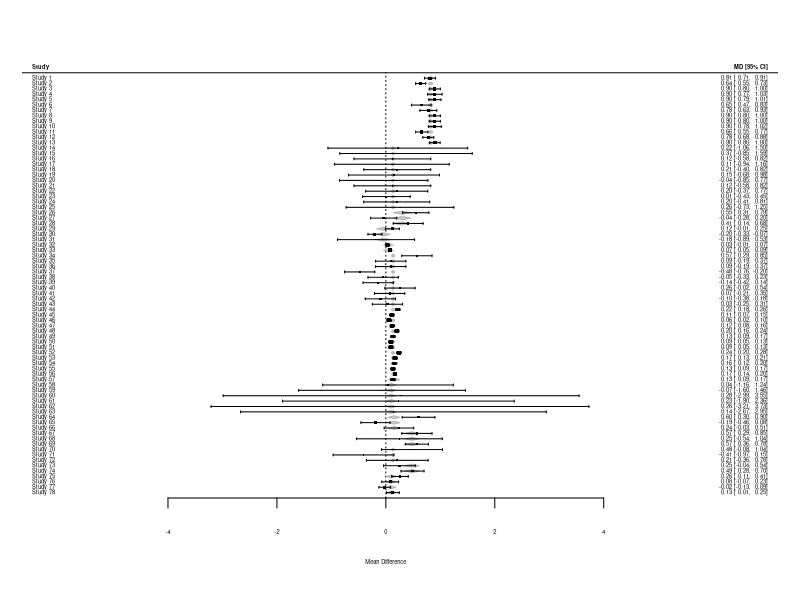
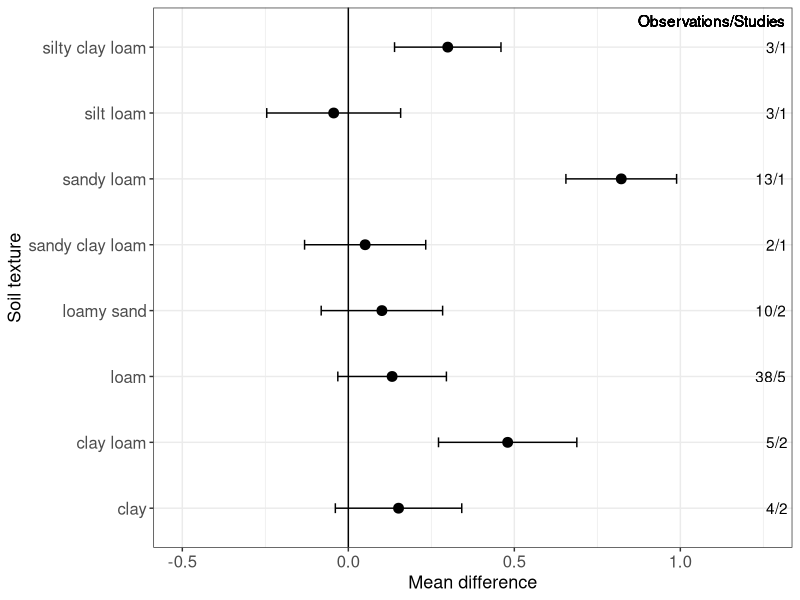
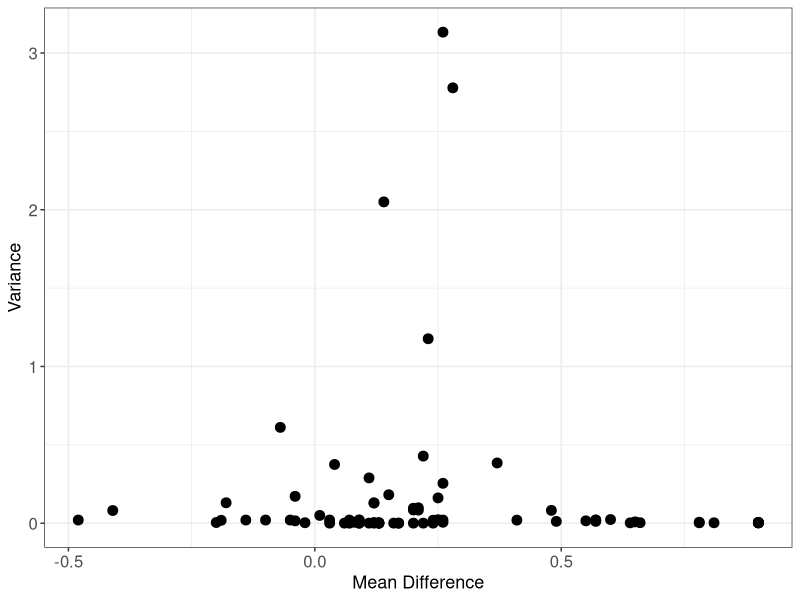

The R script that drew these images, in order:
## ---- chunk 1
library('metafor')
library('tidyverse')
library('dplyr')
library('ggplot2')
## ---- chunk 2
meta.data <- read.csv("N2O ratio database 2021-09-22.csv", header=TRUE, sep=",")

# clean up dataframe and select relevant columns
meta.data <- meta.data %>% 
  mutate(CN.total = as.numeric(C.N.total), CN.added = as.numeric(C.N.added),
         Soil.texture = as.factor(Soil.texture)) %>% 
  select(1:28)

# make dataframe of samples that have treatment and control
meta.data.wcont.wsd <- meta.data %>%
  filter(!is.na(N2O.ratio_cont), SD_cont > 0, SD_trt > 0)

# Use escalc function to setup meta using mean difference "MD" --> calculates yi and vi
dat <- escalc(measure = "MD", m1i = N2O.ratio_trt, m2i = N2O.ratio_cont,
              sd1i = SD_trt, sd2i = SD_cont, n1i = n, n2i = n,
              data = meta.data.wcont.wsd, append = TRUE)
## ---- chunk 3
mixmod.0 <- rma(yi, vi, data = dat, method="DL")
mixmod.0
# forest(mixmod.0)
# confint(mixmod.0)
## ---- chunk 4
mixmod.text.pH <- update(mixmod.0, mods = ~ Soil.texture + Soil.pH)
mixmod.text.pH

mixmod.pH.text <- update(mixmod.0, mods = ~ Soil.pH + Soil.texture)
mixmod.pH.text
## ---- chunk 5
mixmod.pH <- update(mixmod.0, mods = ~ Soil.pH)
mixmod.pH


mixmod.text <- update(mixmod.0, mods = ~ Soil.texture)
mixmod.text

anova(mixmod.text,mixmod.0)
## ---- chunk 6
mixmod.text2 <- update(mixmod.0, mods = ~ Soil.texture, data = dat[!is.na(dat$Soil.pH),])
mixmod.text2
anova(mixmod.text)

mixmod.02 <- update(mixmod.0, data = dat[!is.na(dat$Soil.pH),])

anova(mixmod.text2,mixmod.02)
anova(mixmod.pH,mixmod.02)
## ---- chunk 7
anova(mixmod.text.pH, mixmod.text2)
anova(mixmod.text.pH, mixmod.pH)
## ---- chunk 8
mixmod.1 <- update(mixmod.0, mods = ~ Soil.texture + Soil.pH + C.added)
mixmod.2 <- update(mixmod.0, mods = ~ Soil.texture + Soil.pH + N.added)
mixmod.3 <- update(mixmod.0, mods = ~ Soil.texture + Soil.pH + C.added + N.added)
mixmod.4 <- update(mixmod.0, mods = ~ Soil.texture + Soil.pH + C.N.added)
mixmod.5 <- update(mixmod.0, mods = ~ Soil.texture + Soil.pH + C.added + C.N.added)
mixmod.6 <- update(mixmod.0, mods = ~ Soil.texture + Soil.pH + C.added + N.added + C.N.added)
mixmod.7 <- update(mixmod.0, mods = ~ Soil.texture + Soil.pH + N.added + C.N.added)
## ---- chunk 9
mixmod.1
#anova(mixmod.1)
mixmod.2
#anova(mixmod.2)
## ---- chunk 10
mixmod.1t <- update(mixmod.0, mods = ~ Soil.texture + Soil.pH + Total.C)
mixmod.2t <- update(mixmod.0, mods = ~ Soil.texture + Soil.pH + Total.N)
mixmod.3t <- update(mixmod.0, mods = ~ Soil.texture + Soil.pH + C.N.total)
## ---- chunk 11
# Addition of C
anova(mixmod.1, mixmod.text.pH)

# Addition of N
anova(mixmod.2, mixmod.text.pH)

# Addition of CN
anova(mixmod.4, mixmod.text.pH)

# Addition of total C
anova(mixmod.1t, mixmod.text.pH)

# Addition of total N
anova(mixmod.2t, mixmod.text.pH)

# Addition of total CN
anova(mixmod.3t, mixmod.text.pH)
## ---- chunk 12
mixmod.8 <- update(mixmod.0, mods = ~ Soil.texture + Soil.pH + C.added + Total.C)
mixmod.9 <- update(mixmod.0, mods = ~ Soil.texture + Soil.pH + C.added + Total.N)
mixmod.10 <- update(mixmod.0, mods = ~ Soil.texture + Soil.pH + C.added + C.N.total)
mixmod.11 <- update(mixmod.0, mods = ~ Soil.texture + Soil.pH + N.added + Total.C)
mixmod.12 <- update(mixmod.0, mods = ~ Soil.texture + Soil.pH + N.added + Total.N)
mixmod.13 <- update(mixmod.0, mods = ~ Soil.texture + Soil.pH + N.added + C.N.total)
## ---- chunk 13
# Set mixmod.text.Ph + C as reduced model, add N
anova(mixmod.3, mixmod.1)

# Set mixmod.text.Ph + C as reduced model, add CN
anova(mixmod.5, mixmod.1)

# Set mixmod.text.Ph + C as reduced model, add total C
anova(mixmod.8, mixmod.1)

# Set mixmod.text.Ph + C as reduced model, add total N
anova(mixmod.9, mixmod.1)

# Set mixmod.text.Ph + C as reduced model, add total CN
anova(mixmod.10, mixmod.1)


# Set mixmod.text.Ph + N as reduced model, add C
anova(mixmod.3, mixmod.2)

# Set mixmod.text.Ph + N as reduced model, add CN
anova(mixmod.7, mixmod.2)

# Set mixmod.text.Ph + N as reduced model, add total C
anova(mixmod.11, mixmod.2)

# Set mixmod.text.Ph + N as reduced model, add total N
anova(mixmod.12, mixmod.2)

# Set mixmod.text.Ph + N as reduced model, add total CN
anova(mixmod.13, mixmod.2)

## ---- chunk 14
forest(mixmod.text)
## ---- chunk 15
mixmod.text

# getting estimates from mixmod.text
tmp <- with(mixmod.text, data.frame(term = rownames(beta), beta = as.vector(beta), ci.lb, ci.ub, se, zval, pval))


# Fixing names (intercept is silty clay loam)
tmp <- tmp %>% 
  mutate(
    term = gsub("Soil.texture", "", term),           
    term = ifelse(term == 'intrcpt', "silty clay loam", term)
  )

# Computing MD and CI
tmp <- tmp %>% 
  mutate(
    int = beta[1],                                   #
    MD = ifelse(term == "silty clay loam", int, beta+int),      #
    CI_LL = MD - 1.96 * se,
    CI_UL = MD + 1.96 * se,
    labs = c("3/1", '4/2', '5/2', '38/5', '10/2', '2/1', '13/1', '3/1')
  )

# getting sample numbers by soil texture
dat %>% 
 group_by(Soil.texture) %>%
 summarise(no_rows = length(Soil.texture))

# Plotting
ggplot(tmp, aes(x = term, y = MD, ymin = CI_LL, ymax = CI_UL)) +
  geom_point(size=3) +
  geom_errorbar(width = 0.15) +
  geom_hline(yintercept = 0) +
  ylim(-1,1) +
  geom_text(aes(y = Inf, label = labs), hjust = 1.2, color = "black") +
  geom_text(x = 8.4, y = Inf, label = "Observations/Studies", hjust = 1.05) +
  coord_flip() +
  ylim(-0.5,1.25) +
  labs(x = "Soil texture", y = "Mean difference") +
  theme_bw() +
  theme(axis.title=element_text(size=13), axis.text=element_text(size=12))

#write.csv(tmp, "tmp.csv")
#write.csv(dat, "dat.csv")

# Bias assessment
ggplot(dat, aes(x = yi, y = vi)) +
  geom_point(size=3) +
  labs(x = "Mean Difference", y = "Variance") +
  theme_bw() +
  theme(axis.title=element_text(size=13), axis.text=element_text(size=12))
cor.test(dat$yi, dat$vi, method="spearman") 
## ---- chunk 16
meta.data <- read.csv("N2O ratio database 2021-09-22.csv", header=TRUE, sep=",")

# clean up dataframe and select relevant columns
meta.data <- meta.data %>% 
  mutate(CN.total = as.numeric(C.N.total), CN.added = as.numeric(C.N.added),
         Soil.texture = as.factor(Soil.texture)) %>% 
  select(1:28)

# rename first column
colnames(meta.data)[1] <- "author_year"

# make dataframe of samples that have treatment and control
meta.data.wcont.wsd <- meta.data %>%
  filter(!is.na(N2O.ratio_cont), SD_cont > 0, SD_trt > 0)

# Use escalc function to setup meta using mean difference "MD" --> calculates yi and vi
dat <- escalc(measure = "MD", m1i = N2O.ratio_trt, m2i = N2O.ratio_cont,
              sd1i = SD_trt, sd2i = SD_cont, n1i = n, n2i = n,
              data = meta.data.wcont.wsd, append = TRUE)

# getting sample numbers by study
dat %>% 
 group_by(author_year) %>%
 summarise(no_rows = length(author_year))
meta.data %>% 
 group_by(author_year) %>%
 summarise(no_rows = length(author_year))

# getting sample numbers by location
dat %>% 
 group_by(Location) %>%
 summarise(no_rows = length(Location))
meta.data %>% 
 group_by(Location) %>%
 summarise(no_rows = length(Location))

# getting sample numbers by substrate source
dat %>% 
 group_by(Substrate.source) %>%
 summarise(no_rows = length(Substrate.source))
meta.data %>% 
 group_by(Substrate.source) %>%
 summarise(no_rows = length(Substrate.source))

# getting sample numbers by soil texture
dat %>% 
 group_by(Soil.texture) %>%
 summarise(no_rows = length(Soil.texture))
meta.data %>% 
 group_by(Soil.texture) %>%
 summarise(no_rows = length(Soil.texture))

# getting sample numbers by added C type
dat %>% 
 group_by(Added.C.type) %>%
 summarise(no_rows = length(Added.C.type))
meta.data %>% 
 group_by(Added.C.type) %>%
 summarise(no_rows = length(Added.C.type))

# getting sample numbers by added N type
dat %>% 
 group_by(Added.N.type) %>%
 summarise(no_rows = length(Added.N.type))
meta.data %>% 
 group_by(Added.N.type) %>%
 summarise(no_rows = length(Added.N.type))

# getting sample numbers by headspace gas
dat %>% 
 group_by(Headspace.gas) %>%
 summarise(no_rows = length(Headspace.gas))
meta.data %>% 
 group_by(Headspace.gas) %>%
 summarise(no_rows = length(Headspace.gas))

# getting sample numbers by inhibitors
dat %>% 
 group_by(Inhibitors) %>%
 summarise(no_rows = length(Inhibitors))
meta.data %>% 
 group_by(Inhibitors) %>%
 summarise(no_rows = length(Inhibitors))

# summary for pH
summary(meta.data$Soil.pH)
summary(dat$Soil.pH)

# summary for BD
summary(meta.data$Soil.BD)
summary(dat$Soil.BD)

# summary for substrate amount
summary(meta.data$Substrate.amt)
summary(dat$Substrate.amt)

# summary for incubation temp
summary(meta.data$Temperature)
summary(dat$Temperature)

# summary for incubation time
summary(meta.data$Incubation.time)
summary(dat$Incubation.time)

# summary for added C
summary(meta.data$C.added)
summary(dat$C.added)

# summary for initial C
summary(meta.data$C.initial)
summary(dat$C.initial)

# summary for added N
summary(meta.data$N.added)
summary(dat$N.added)

# summary for initial N
summary(meta.data$N.initial)
summary(dat$N.initial)
